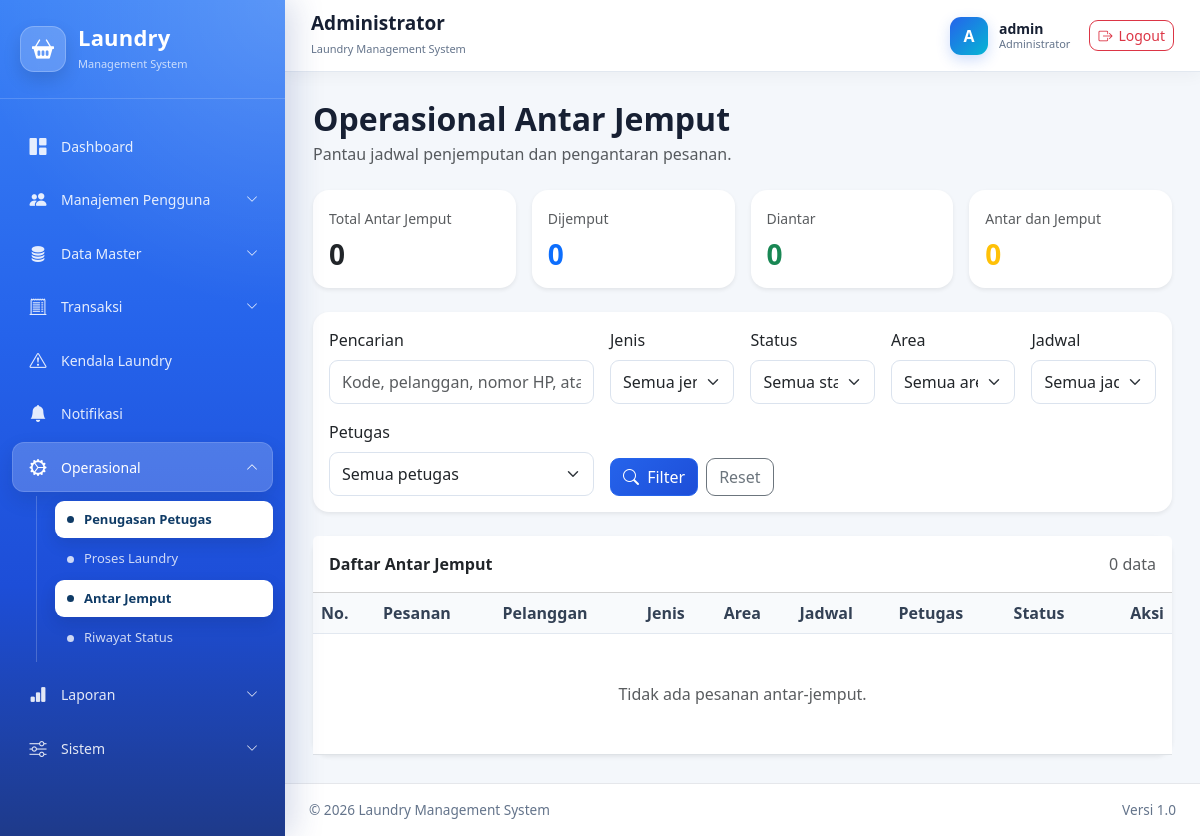
/administrator/operasional/antar-jemput/ (signed in), run on the app's committed database.
### administrator/models.py (models this page shows, shortened)
class User(AbstractUser):
    class Role(models.TextChoices):
        ADMINISTRATOR = "administrator", "Administrator"
        KASIR = "kasir", "Kasir"
        PETUGAS_LAUNDRY = "petugaslaundry", "Petugas Laundry"
        PELANGGAN = "pelanggan", "Pelanggan"
    role = models.CharField(
        max_length=30,
        choices=Role.choices,
        default=Role.PELANGGAN,
        db_index=True,
        verbose_name="Hak akses",
    )
    nomor_hp = models.CharField(
        max_length=20,
        unique=True,
        verbose_name="Nomor HP",
    )
    alamat = models.TextField(
        blank=True,
        verbose_name="Alamat",
    )
    foto = models.ImageField(
        upload_to="pengguna/foto/",
        blank=True,
        null=True,
        verbose_name="Foto",
    )
    is_verified = models.BooleanField(
        default=False,
        db_index=True,
        verbose_name="Terverifikasi",
        help_text="Pelanggan harus diverifikasi administrator sebelum dapat login.",
    )
    verified_at = models.DateTimeField(
        blank=True,
        null=True,
        verbose_name="Waktu verifikasi",
    )
    verified_by = models.ForeignKey(
        "self",
        on_delete=models.SET_NULL,
        blank=True,
        null=True,
        related_name="pengguna_diverifikasi",
        verbose_name="Diverifikasi oleh",
    )
    email = models.EmailField(
        unique=True,
        verbose_name="Email",
    )
    class Meta:
        verbose_name = "Pengguna"
        verbose_name_plural = "Data Pengguna"
        ordering = ["username"]
    def verifikasi(self, administrator):
        """
        Memverifikasi akun pelanggan.
        """
        self.is_verified = True
        self.is_active = True
        self.verified_at = timezone.now()
        self.verified_by = administrator
        self.save(
            update_fields=[
                "is_verified",
                "is_active",
                "verified_at",
                "verified_by",
            ]
        )

### administrator/views_antar_jemput.py (the view, shortened to what this page needs)
@administrator_required
def antar_jemput_list(request):
    query = request.GET.get("q", "").strip()
    jenis = request.GET.get("jenis", "").strip()
    status = request.GET.get("status", "").strip()
    area_id = request.GET.get("area", "").strip()
    petugas_id = request.GET.get("petugas", "").strip()
    jadwal = request.GET.get("jadwal", "").strip()
    queryset = (
        Pesanan.objects.filter(
            jenis_pengantaran__in=JENIS_ANTAR_JEMPUT,
        )
        .select_related(
            "pelanggan",
            "petugas_laundry",
            "area_layanan",
        )
        .order_by(
            "tanggal_penjemputan",
            "-created_at",
        )
    )
    if jenis:
        queryset = queryset.filter(jenis_pengantaran=jenis)
    if status:
        queryset = queryset.filter(status=status)
    if area_id:
        queryset = queryset.filter(area_layanan_id=area_id)
    if petugas_id:
        queryset = queryset.filter(petugas_laundry_id=petugas_id)
    if jadwal == "belum_diatur":
        queryset = queryset.filter(
            tanggal_penjemputan__isnull=True,
        )
    elif jadwal == "sudah_diatur":
        queryset = queryset.filter(
            tanggal_penjemputan__isnull=False,
        )
    paginator = Paginator(queryset, 10)
    page_obj = paginator.get_page(request.GET.get("page"))
    seluruh_antar_jemput = Pesanan.objects.filter(
        jenis_pengantaran__in=JENIS_ANTAR_JEMPUT,
    )
    total_biaya = seluruh_antar_jemput.aggregate(
        total=Sum("biaya_antar_jemput")
    )["total"] or Decimal("0.00")
    context = {
        "page_obj": page_obj,
        "pesanan_list": page_obj.object_list,
        "jenis_choices": [
            pilihan
            for pilihan in Pesanan.JenisPengantaran.choices
            if pilihan[0] != Pesanan.JenisPengantaran.DATANG_SENDIRI
        ],
        "status_choices": Pesanan.StatusPesanan.choices,
        "area_list": AreaLayanan.objects.filter(
            is_active=True,
        ).order_by("nama_area"),
        "petugas_list": get_petugas_queryset(),
        "query": query,
        "selected_jenis": jenis,
        "selected_status": status,
        "selected_area": area_id,
        "selected_petugas": petugas_id,
        "selected_jadwal": jadwal,
        "total_antar_jemput": seluruh_antar_jemput.count(),
        "total_jemput": seluruh_antar_jemput.filter(
            jenis_pengantaran=Pesanan.JenisPengantaran.JEMPUT,
        ).count(),
        "total_antar": seluruh_antar_jemput.filter(
            jenis_pengantaran=Pesanan.JenisPengantaran.ANTAR,
        ).count(),
        "total_antar_dan_jemput": seluruh_antar_jemput.filter(
            jenis_pengantaran=Pesanan.JenisPengantaran.ANTAR_JEMPUT,
        ).count(),
        "total_biaya_antar_jemput": total_biaya,
    }
    return render(
        request,
        "administrator/operasional/antar_jemput_list.html",
        context,
    )

### templates/administrator/operasional/antar_jemput_list.html (shortened to what this page needs)
{% extends "base.html" %}
{% block content %}
<div class="d-flex flex-wrap justify-content-between align-items-start gap-3 mb-4">
    <div>
        <h2 class="fw-bold mb-1">Operasional Antar Jemput</h2>
        <p class="text-muted mb-0">
            Pantau jadwal penjemputan dan pengantaran pesanan.
        </p>
    </div>
</div>
<div class="row g-3 mb-4">
    <div class="col-md-6 col-xl-3">
        <div class="card border-0 shadow-sm h-100">
            <div class="card-body">
                <small class="text-muted">Total Antar Jemput</small>
                <h3 class="fw-bold mb-0 mt-2">
                    {{ total_antar_jemput }}
                </h3>
            </div>
        </div>
    </div>
    <div class="col-md-6 col-xl-3">
        <div class="card border-0 shadow-sm h-100">
            <div class="card-body">
                <small class="text-muted">Dijemput</small>
                <h3 class="fw-bold mb-0 mt-2 text-primary">
                    {{ total_jemput }}
                </h3>
            </div>
        </div>
    </div>
    <div class="col-md-6 col-xl-3">
        <div class="card border-0 shadow-sm h-100">
            <div class="card-body">
                <small class="text-muted">Diantar</small>
                <h3 class="fw-bold mb-0 mt-2 text-success">
                    {{ total_antar }}
                </h3>
            </div>
        </div>
    </div>
    <div class="col-md-6 col-xl-3">
        <div class="card border-0 shadow-sm h-100">
            <div class="card-body">
                <small class="text-muted">Antar dan Jemput</small>
                <h3 class="fw-bold mb-0 mt-2 text-warning">
                    {{ total_antar_dan_jemput }}
                </h3>
            </div>
        </div>
    </div>
</div>
<div class="card border-0 shadow-sm mb-4">
    <div class="card-body">
        <form method="get">
            <div class="row g-3">
                <div class="col-lg-4">
                    <label class="form-label">Pencarian</label>
                    <input
                        type="text"
                        name="q"
                        value="{{ query }}"
                        class="form-control"
                        placeholder="Kode, pelanggan, nomor HP, atau alamat"
                    >
                </div>
                <div class="col-lg-2">
                    <label class="form-label">Jenis</label>
                    <select name="jenis" class="form-select">
                        <option value="">Semua jenis</option>
                    </select>
                </div>
                <div class="col-lg-2">
                    <label class="form-label">Status</label>
                    <select name="status" class="form-select">
                        <option value="">Semua status</option>
                    </select>
                </div>
                <div class="col-lg-2">
                    <label class="form-label">Area</label>
                    <select name="area" class="form-select">
                        <option value="">Semua area</option>
                    </select>
                </div>
                <div class="col-lg-2">
                    <label class="form-label">Jadwal</label>
                    <select name="jadwal" class="form-select">
                        <option value="">Semua jadwal</option>
                    </select>
                </div>
                <div class="col-lg-4">
                    <label class="form-label">Petugas</label>
                    <select name="petugas" class="form-select">
                        <option value="">Semua petugas</option>
                    </select>
                </div>
                <div class="col-lg-4 d-flex align-items-end gap-2">
                    <button type="submit" class="btn btn-primary">
                        <i class="bi bi-search me-1"></i>
                        Filter
                    </button>
                    <a
                        href="{% url 'administrator:antar_jemput_list' %}"
                        class="btn btn-outline-secondary"
                    >
                        Reset
                    </a>
                </div>
            </div>
        </form>
    </div>
</div>
<div class="card border-0 shadow-sm">
    <div class="card-header bg-white py-3 d-flex justify-content-between">
        <strong>Daftar Antar Jemput</strong>
        <span class="text-muted">
            {{ page_obj.paginator.count }} data
        </span>
    </div>
    <div class="table-responsive">
        <table class="table table-hover align-middle mb-0">
            <thead>
                <tr>
                    <th>No.</th>
                    <th>Pesanan</th>
                    <th>Pelanggan</th>
                    <th>Jenis</th>
                    <th>Area</th>
                    <th>Jadwal</th>
                    <th>Petugas</th>
                    <th>Status</th>
                    <th class="text-end">Aksi</th>
                </tr>
            </thead>
            <tbody>
                {% for pesanan in pesanan_list %}
                    <tr>
                        <td>
                            {{ page_obj.start_index|add:forloop.counter0 }}
                        </td>
                        <td>
                            <strong>{{ pesanan.kode_pesanan }}</strong>
                            <small class="text-muted d-block">
                                Rp{{ pesanan.biaya_antar_jemput|floatformat:0 }}
                            </small>
                        </td>
                        <td>
                            {{ pesanan.pelanggan.get_full_name|default:pesanan.pelanggan.username }}
                            <small class="text-muted d-block">
                                {{ pesanan.pelanggan.nomor_hp }}
                            </small>
                        </td>
                        <td>
                            <span class="badge bg-info text-dark">
                                {{ pesanan.get_jenis_pengantaran_display }}
                            </span>
                        </td>
                        <td>
                            {% if pesanan.area_layanan %}
                                {{ pesanan.area_layanan.nama_area }}
                            {% else %}
                                <span class="text-danger">Belum dipilih</span>
                            {% endif %}
                        </td>
                        <td>
                            {% if pesanan.tanggal_penjemputan %}
                                <small class="d-block">
                                    Jemput:
                                    {{ pesanan.tanggal_penjemputan|date:"d M Y H:i" }}
                                </small>
                            {% endif %}
                            {% if pesanan.tanggal_pengambilan %}
                                <small class="d-block">
                                    Antar:
                                    {{ pesanan.tanggal_pengambilan|date:"d M Y H:i" }}
                                </small>
                            {% endif %}
                            {% if not pesanan.tanggal_penjemputan and not pesanan.tanggal_pengambilan %}
                                <span class="badge bg-warning text-dark">
                                    Belum diatur
                                </span>
                            {% endif %}
                        </td>
                        <td>
                            {% if pesanan.petugas_laundry %}
                                {{ pesanan.petugas_laundry.get_full_name|default:pesanan.petugas_laundry.username }}
                            {% else %}
                                <span class="text-danger">
                                    Belum ditugaskan
                                </span>
                            {% endif %}
                        </td>
                        <td>
                            <span class="badge bg-primary">
                                {{ pesanan.get_status_display }}
                            </span>
                        </td>
                        <td class="text-end">
                            <a
                                href="{% url 'administrator:antar_jemput_detail' pesanan.pk %}"
                                class="btn btn-sm btn-outline-primary"
                            >
                                <i class="bi bi-truck me-1"></i>
                                Atur
                            </a>
                        </td>
                    </tr>
                {% empty %}
                    <tr>
                        <td colspan="9" class="text-center text-muted py-5">
                            Tidak ada pesanan antar-jemput.
                        </td>
                    </tr>
                {% endfor %}
            </tbody>
        </table>
    </div>
</div>
{% endblock %}

### templates/includes/navbar.html
<nav class="top-navbar">
    <div>
        <h5 class="navbar-title">
            {% if request.user.role == "administrator" %}
                Administrator
            {% elif request.user.role == "kasir" %}
                Kasir
            {% elif request.user.role == "petugas_laundry" %}
                Petugas Laundry
            {% elif request.user.role == "pelanggan" %}
                Pelanggan
            {% else %}
                Laundry Management System
            {% endif %}
        </h5>
        <small class="navbar-subtitle">
            Laundry Management System
        </small>
    </div>
    <div class="navbar-user">
        <div class="user-avatar">
            {{ request.user.username|first|upper }}
        </div>
        <div class="user-info">
            <span class="user-name">
                {{ request.user.get_full_name|default:request.user.username }}
            </span>
            <small>
                {% if request.user.is_authenticated %}
                    {{ request.user.get_role_display }}
                {% endif %}
            </small>
        </div>
        <a
            href="{% url 'logout' %}"
            class="btn btn-outline-danger btn-sm logout-button"
        >
            <i class="bi bi-box-arrow-right"></i>
            Logout
        </a>
    </div>
</nav>

### data on the page
User: user.username|first "A", user.get_full_name "admin", user.role "Administrator"

### other printed values
{{ total_antar_jemput }} "0"
{{ total_jemput }} "0"
{{ total_antar }} "0"
{{ total_antar_dan_jemput }} "0"
{{ page_obj.paginator.count }} "0"
